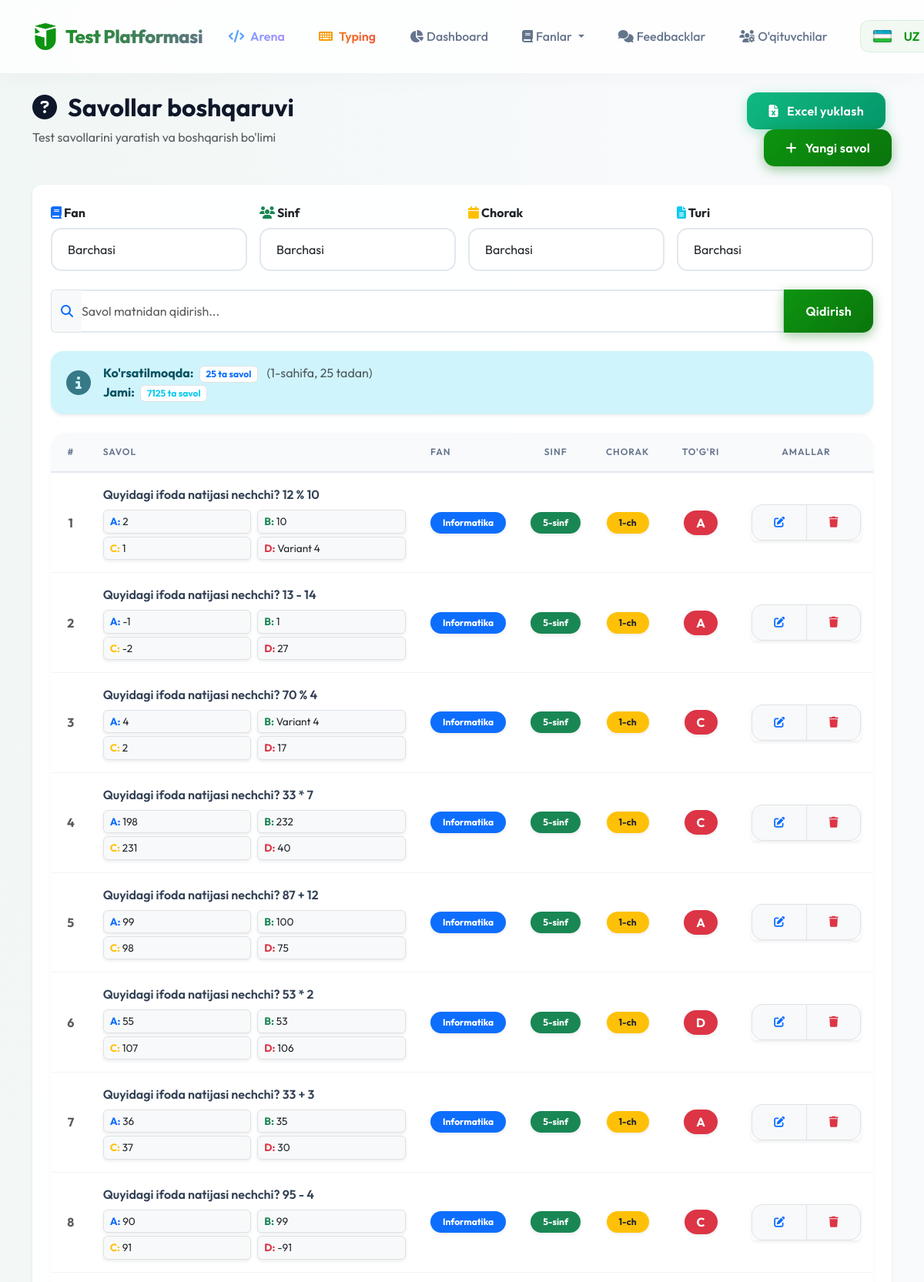
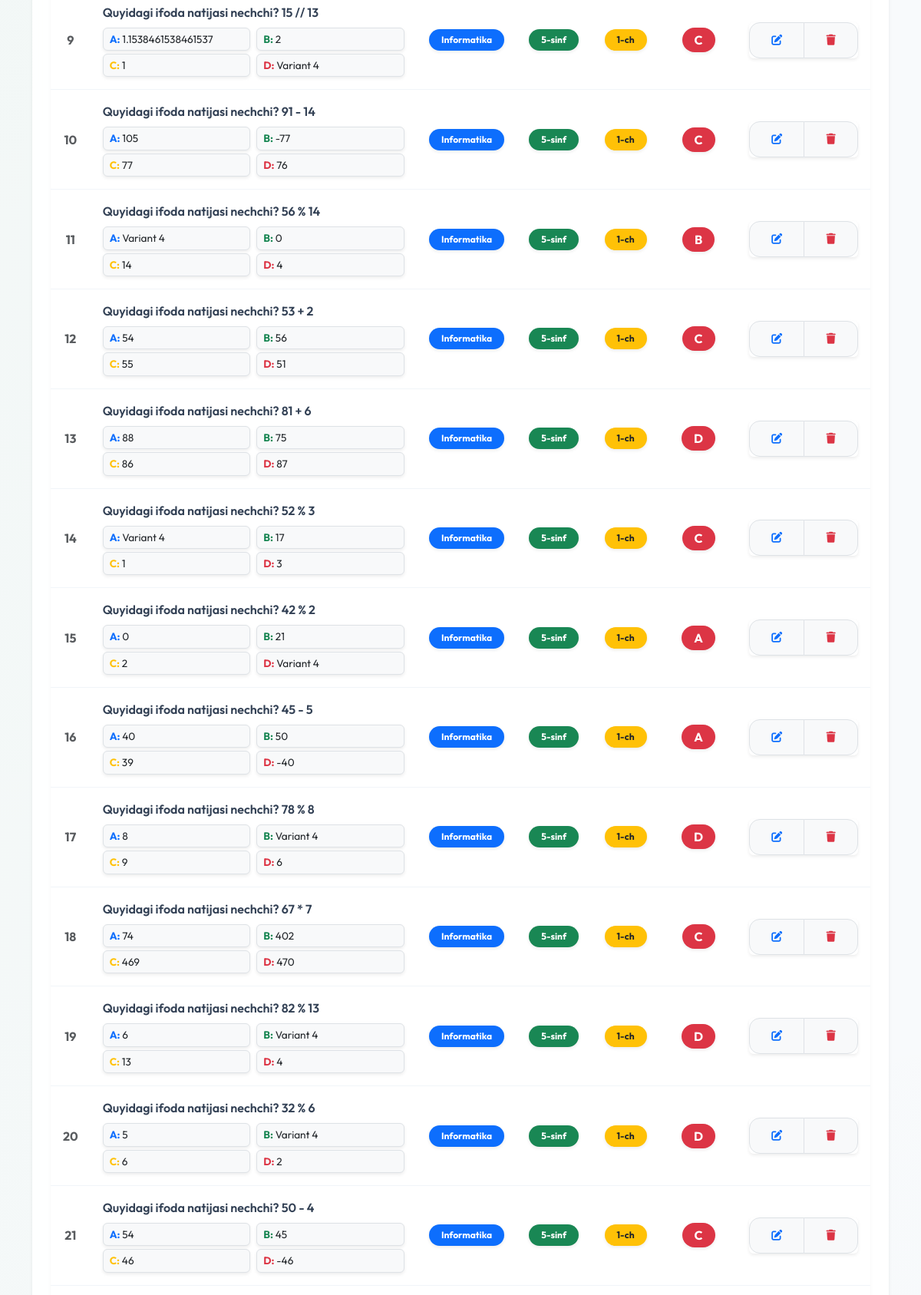
The page /admin/questions (signed in, upper part) on the database its author committed (2 pictures, top to bottom).
### models.py (models this page shows)
class Question(db.Model):
    id = db.Column(db.Integer, primary_key=True)
    subject_id = db.Column(db.Integer, db.ForeignKey('subject.id'), nullable=False)
    grade = db.Column(db.Integer, nullable=False)
    quarter = db.Column(db.Integer, nullable=False)
    difficulty = db.Column(db.Integer, default=2)  # 1=easy,2=medium,3=hard
    lesson = db.Column(db.Integer, nullable=True)
    question_text = db.Column(db.Text, nullable=False)
    question_text_ru = db.Column(db.Text)
    question_text_en = db.Column(db.Text)
    option_a = db.Column(db.String(200), nullable=False)
    option_a_ru = db.Column(db.String(200))
    option_a_en = db.Column(db.String(200))
    option_b = db.Column(db.String(200), nullable=False)
    option_b_ru = db.Column(db.String(200))
    option_b_en = db.Column(db.String(200))
    option_c = db.Column(db.String(200), nullable=False)
    option_c_ru = db.Column(db.String(200))
    option_c_en = db.Column(db.String(200))
    option_d = db.Column(db.String(200), nullable=False)
    option_d_ru = db.Column(db.String(200))
    option_d_en = db.Column(db.String(200))
    correct_answer = db.Column(db.String(1), nullable=False)  # A, B, C, or D
    subject = db.relationship('Subject', backref='questions')
    __table_args__ = (
        db.Index('ix_question_subject_grade_quarter', 'subject_id', 'grade', 'quarter'),
        db.Index('ix_question_difficulty', 'difficulty'),
    )

class Subject(db.Model):
    id = db.Column(db.Integer, primary_key=True)
    name = db.Column(db.String(50), nullable=False)
    name_ru = db.Column(db.String(50))
    name_en = db.Column(db.String(50))
    grades = db.Column(db.String(20), nullable=False)  # e.g. "5,6" or "7,8,9"
    is_protected = db.Column(db.Boolean, default=False)  # Anti-cheat protection
    question_count = db.Column(db.Integer, default=20)
    time_limit = db.Column(db.Integer, default=30)
    show_results = db.Column(db.Boolean, default=True)
    is_visible = db.Column(db.Boolean, default=True)

### routes/admin.py (the view)
@admin_bp.route('/questions')
def questions():
    subject_id = request.args.get('subject_id', type=int)
    grade = request.args.get('grade', type=int)
    quarter = request.args.get('quarter', type=int)
    page = request.args.get('page', 1, type=int)
    per_page = 25
    query = Question.query
    if subject_id:
        query = query.filter_by(subject_id=subject_id)
    if grade:
        query = query.filter_by(grade=grade)
    if quarter:
        query = query.filter_by(quarter=quarter)
    is_control_work = request.args.get('is_control_work')
    if is_control_work == '1':
        query = query.filter(Question.control_works.any())
    elif is_control_work == '0':
        query = query.filter(~Question.control_works.any())
    search = request.args.get('search')
    if search:
        search_term = f"%{search}%"
        query = query.filter(Question.question_text.ilike(search_term))
    pagination = query.paginate(page=page, per_page=per_page, error_out=False)
    questions = pagination.items
    for question in questions:
        attach_question_media(question)
    stats_raw = db.session.query(
        Question.subject_id,
        Question.grade,
        Question.quarter,
        func.count(Question.id)
    ).group_by(Question.subject_id, Question.grade, Question.quarter).all()
    stats_dict = {}
    for sid, grade, quarter, count in stats_raw:
        if sid not in stats_dict: stats_dict[sid] = {}
        if grade not in stats_dict[sid]: stats_dict[sid][grade] = {}
        stats_dict[sid][grade][quarter] = count
    subjects = Subject.query.all()
    return render_template('admin_questions.html',
                         questions=questions,
                         stats_dict=stats_dict,
                         pagination=pagination,
                         subjects=subjects)

### templates/admin_questions.html (shortened to what this page needs)
{% extends "base.html" %}
{% block content %}
<div class="container">
    <div class="row mb-4 animate-fade-in-up">
        <div class="col-md-8">
            <h2 class="fw-bold text-gradient"><i class="fas fa-question-circle me-2"></i> {{ _('Savollar boshqaruvi') }}
            </h2>
            <p class="text-muted">{{ _('Test savollarini yaratish va boshqarish bo\'limi') }}</p>
        </div>
        <div class="col-md-4 text-md-end">
            <button type="button" class="btn btn-success me-2" data-bs-toggle="modal" data-bs-target="#importModal">
                <i class="fas fa-file-excel me-2"></i> {{ _('Excel yuklash') }}
            </button>
            <a href="{{ url_for('admin.question_add') }}" class="btn btn-primary">
                <i class="fas fa-plus me-2"></i> {{ _('Yangi savol') }}
            </a>
        </div>
    </div>
    <div class="card shadow-sm border-0 animate-fade-in-up" style="border-radius: 12px; animation-delay: 0.1s;">
        <div class="card-body p-4">
            <form method="GET" class="mb-4">
                <div class="row g-3">
                    <div class="col-md-3">
                        <label class="form-label fw-bold">
                            <i class="fas fa-book text-primary"></i> {{ _('Fan') }}
                        </label>
                        <select name="subject_id" class="form-select" onchange="this.form.submit()">
                            <option value="">{{ _('Barchasi') }}</option>
                        </select>
                    </div>
                    <div class="col-md-3">
                        <label class="form-label fw-bold">
                            <i class="fas fa-users text-success"></i> {{ _('Sinf') }}
                        </label>
                        <select name="grade" class="form-select" onchange="this.form.submit()">
                            <option value="">{{ _('Barchasi') }}</option>
                        </select>
                    </div>
                    <div class="col-md-3">
                        <label class="form-label fw-bold">
                            <i class="fas fa-calendar text-warning"></i> {{ _('Chorak') }}
                        </label>
                        <select name="quarter" class="form-select" onchange="this.form.submit()">
                            <option value="">{{ _('Barchasi') }}</option>
                        </select>
                    </div>
                    <div class="col-md-3">
                        <label class="form-label fw-bold">
                            <i class="fas fa-file-alt text-info"></i> {{ _('Turi') }}
                        </label>
                        <select name="is_control_work" class="form-select" onchange="this.form.submit()">
                            <option value="">{{ _('Barchasi') }}</option>
                        </select>
                    </div>
                </div>
                <div class="row g-3 mt-2">
                    <div class="col-12">
                        <div class="input-group">
                            <span class="input-group-text bg-light text-primary border-end-0">
                                <i class="fas fa-search"></i>
                            </span>
                            <input type="text" name="search" class="form-control border-start-0 ps-0"
                                placeholder="{{ _('Savol matnidan qidirish...') }}"
                                value="{{ request.args.get('search', '') }}">
                            <button class="btn btn-primary" type="submit">
                                {{ _('Qidirish') }}
                            </button>
                        </div>
                    </div>
                </div>
            </form>
            <div class="alert alert-info mb-4 border-0 shadow-sm d-flex align-items-center">
                <i class="fas fa-info-circle fa-2x me-3 opacity-75"></i>
                <div>
                    <strong>{{ _('Ko\'rsatilmoqda') }}:</strong> <span
                        class="badge bg-white text-primary border ms-1">{{ questions|length }} ta savol</span>
                    <span class="text-muted ms-2">({{ pagination.page }}-{{ _('sahifa') }}, {{ pagination.per_page }} {{
                        _('tadan') }})</span>
                    <br>
                    <strong>{{ _('Jami') }}:</strong> <span class="badge bg-white text-info border ms-1">{{
                        pagination.total }} ta savol</span>
                </div>
            </div>
            {% if questions %}
            <div class="table-responsive">
                <table class="table table-hover align-middle mb-0">
                    <thead class="table-light">
                        <tr>
                            <th style="width: 50px;" class="text-center">#</th>
                            <th>{{ _('Savol') }}</th>
                            <th style="width: 120px;">{{ _('Fan') }}</th>
                            <th style="width: 80px;" class="text-center">{{ _('Sinf') }}</th>
                            <th style="width: 90px;" class="text-center">{{ _('Chorak') }}</th>
                            <th style="width: 100px;" class="text-center">{{ _('To\'g\'ri') }}</th>
                            <th style="width: 120px;" class="text-center">{{ _('Amallar') }}</th>
                        </tr>
                    </thead>
                    <tbody class="border-top-0">
                        {% for question in questions %}
                        <tr>
                            <td class="text-center text-muted fw-bold">{{ loop.index + (pagination.page - 1) *
                                pagination.per_page }}</td>
                            <td>
                                <div class="d-flex gap-3 align-items-start">
                                    <div class="flex-grow-1">
                                        <div class="text-wrap fw-semibold mb-2" style="max-width: 500px;"
                                            title="{{ question.question_text }}">
                                            {{ question.question_text }}
                                        </div>
                                        <div class="row gx-2 gy-1" style="font-size: 0.85rem;">
                                            <div class="col-6">
                                                <div class="border rounded bg-light px-2 py-1 text-dark shadow-sm text-truncate"
                                                    title="{{ question.option_a }}"><strong class="text-primary">A:</strong> {{
                                                    question.option_a }}</div>
                                            </div>
                                            <div class="col-6">
                                                <div class="border rounded bg-light px-2 py-1 text-dark shadow-sm text-truncate"
                                                    title="{{ question.option_b }}"><strong class="text-success">B:</strong> {{
                                                    question.option_b }}</div>
                                            </div>
                                            <div class="col-6">
                                                <div class="border rounded bg-light px-2 py-1 text-dark shadow-sm text-truncate"
                                                    title="{{ question.option_c }}"><strong class="text-warning">C:</strong> {{
                                                    question.option_c }}</div>
                                            </div>
                                            <div class="col-6">
                                                <div class="border rounded bg-light px-2 py-1 text-dark shadow-sm text-truncate"
                                                    title="{{ question.option_d }}"><strong class="text-danger">D:</strong> {{
                                                    question.option_d }}</div>
                                            </div>
                                        </div>
                                    </div>
                                </div>
                            </td>
                            <td>
                                <span class="badge bg-primary rounded-pill px-3 py-2 shadow-sm">{{ question.subject.name
                                    }}</span>
                            </td>
                            <td class="text-center">
                                <span class="badge bg-success rounded-pill px-3 py-2 shadow-sm">{{ question.grade
                                    }}-sinf</span>
                            </td>
                            <td class="text-center">
                                <span class="badge bg-warning text-dark rounded-pill px-3 py-2 shadow-sm">{{
                                    question.quarter }}-ch</span>
                            </td>
                            <td class="text-center">
                                <span class="badge bg-danger rounded-pill px-3 py-2 shadow-sm fs-6">{{
                                    question.correct_answer }}</span>
                            </td>
                            <td class="text-center">
                                <div class="btn-group btn-group-sm shadow-sm" role="group">
                                    <a href="{{ url_for('admin.question_edit', id=question.id) }}"
                                        class="btn btn-light border" data-bs-toggle="tooltip"
                                        title="{{ _('Tahrirlash') }}">
                                        <i class="fas fa-edit text-primary"></i>
                                    </a>
                                    {% if session.admin_role == 'admin' %}
                                    <button type="button" class="btn btn-light border text-danger"
                                        onclick="deleteQuestion({{ question.id }}, this)" data-bs-toggle="tooltip"
                                        title="{{ _('O\'chirish') }}">
                                        <i class="fas fa-trash"></i>
                                    </button>
                                    {% endif %}
                                </div>
                            </td>
                        </tr>
                        {% endfor %}
                    </tbody>
                </table>
            </div>
            {% endif %}
        </div>
    </div>
</div>
{% endblock %}

### rows shown on the page
Question: question_text "Quyidagi ifoda natijasi nechchi? 12 % 10", option_a "2", option_b "10", option_c "1", option_d "Variant 4", subject.name "Informatika", grade "5", quarter "1", correct_answer "A"
Question: question_text "Quyidagi ifoda natijasi nechchi? 13 - 14", option_a "-1", option_b "1", option_c "-2", option_d "27", subject.name "Informatika", grade "5", quarter "1", correct_answer "A"
Question: question_text "Quyidagi ifoda natijasi nechchi? 70 % 4", option_a "4", option_b "Variant 4", option_c "2", option_d "17", subject.name "Informatika", grade "5", quarter "1", correct_answer "C"
Question: question_text "Quyidagi ifoda natijasi nechchi? 33 * 7", option_a "198", option_b "232", option_c "231", option_d "40", subject.name "Informatika", grade "5", quarter "1", correct_answer "C"
Question: question_text "Quyidagi ifoda natijasi nechchi? 87 + 12", option_a "99", option_b "100", option_c "98", option_d "75", subject.name "Informatika", grade "5", quarter "1", correct_answer "A"
Question: question_text "Quyidagi ifoda natijasi nechchi? 53 * 2", option_a "55", option_b "53", option_c "107", option_d "106", subject.name "Informatika", grade "5", quarter "1", correct_answer "D"
Question: question_text "Quyidagi ifoda natijasi nechchi? 33 + 3", option_a "36", option_b "35", option_c "37", option_d "30", subject.name "Informatika", grade "5", quarter "1", correct_answer "A"
Question: question_text "Quyidagi ifoda natijasi nechchi? 95 - 4", option_a "90", option_b "99", option_c "91", option_d "-91", subject.name "Informatika", grade "5", quarter "1", correct_answer "C"
Question: question_text "Quyidagi ifoda natijasi nechchi? 15 // 13", option_a "1.1538461538461537", option_b "2", option_c "1", option_d "Variant 4", subject.name "Informatika", grade "5", quarter "1", correct_answer "C"
Question: question_text "Quyidagi ifoda natijasi nechchi? 91 - 14", option_a "105", option_b "-77", option_c "77", option_d "76", subject.name "Informatika", grade "5", quarter "1", correct_answer "C"
Question: question_text "Quyidagi ifoda natijasi nechchi? 56 % 14", option_a "Variant 4", option_b "0", option_c "14", option_d "4", subject.name "Informatika", grade "5", quarter "1", correct_answer "B"
Question: question_text "Quyidagi ifoda natijasi nechchi? 53 + 2", option_a "54", option_b "56", option_c "55", option_d "51", subject.name "Informatika", grade "5", quarter "1", correct_answer "C"
Question: question_text "Quyidagi ifoda natijasi nechchi? 81 + 6", option_a "88", option_b "75", option_c "86", option_d "87", subject.name "Informatika", grade "5", quarter "1", correct_answer "D"
Question: question_text "Quyidagi ifoda natijasi nechchi? 52 % 3", option_a "Variant 4", option_b "17", option_c "1", option_d "3", subject.name "Informatika", grade "5", quarter "1", correct_answer "C"
Question: question_text "Quyidagi ifoda natijasi nechchi? 42 % 2", option_a "0", option_b "21", option_c "2", option_d "Variant 4", subject.name "Informatika", grade "5", quarter "1", correct_answer "A"
Question: question_text "Quyidagi ifoda natijasi nechchi? 45 - 5", option_a "40", option_b "50", option_c "39", option_d "-40", subject.name "Informatika", grade "5", quarter "1", correct_answer "A"
Question: question_text "Quyidagi ifoda natijasi nechchi? 78 % 8", option_a "8", option_b "Variant 4", option_c "9", option_d "6", subject.name "Informatika", grade "5", quarter "1", correct_answer "D"
Question: question_text "Quyidagi ifoda natijasi nechchi? 67 * 7", option_a "74", option_b "402", option_c "469", option_d "470", subject.name "Informatika", grade "5", quarter "1", correct_answer "C"
Question: question_text "Quyidagi ifoda natijasi nechchi? 82 % 13", option_a "6", option_b "Variant 4", option_c "13", option_d "4", subject.name "Informatika", grade "5", quarter "1", correct_answer "D"
Question: question_text "Quyidagi ifoda natijasi nechchi? 32 % 6", option_a "5", option_b "Variant 4", option_c "6", option_d "2", subject.name "Informatika", grade "5", quarter "1", correct_answer "D"
Question: question_text "Quyidagi ifoda natijasi nechchi? 50 - 4", option_a "54", option_b "45", option_c "46", option_d "-46", subject.name "Informatika", grade "5", quarter "1", correct_answer "C"

### other values the page prints
{{ questions|length }} "25"
{{ pagination.page }} "1"
{{ pagination.per_page }} "25"
{{ pagination.total }} "7125"
form field subject_id "Barchasi"
form field grade "Barchasi"
form field quarter "Barchasi"
form field is_control_work "Barchasi"
